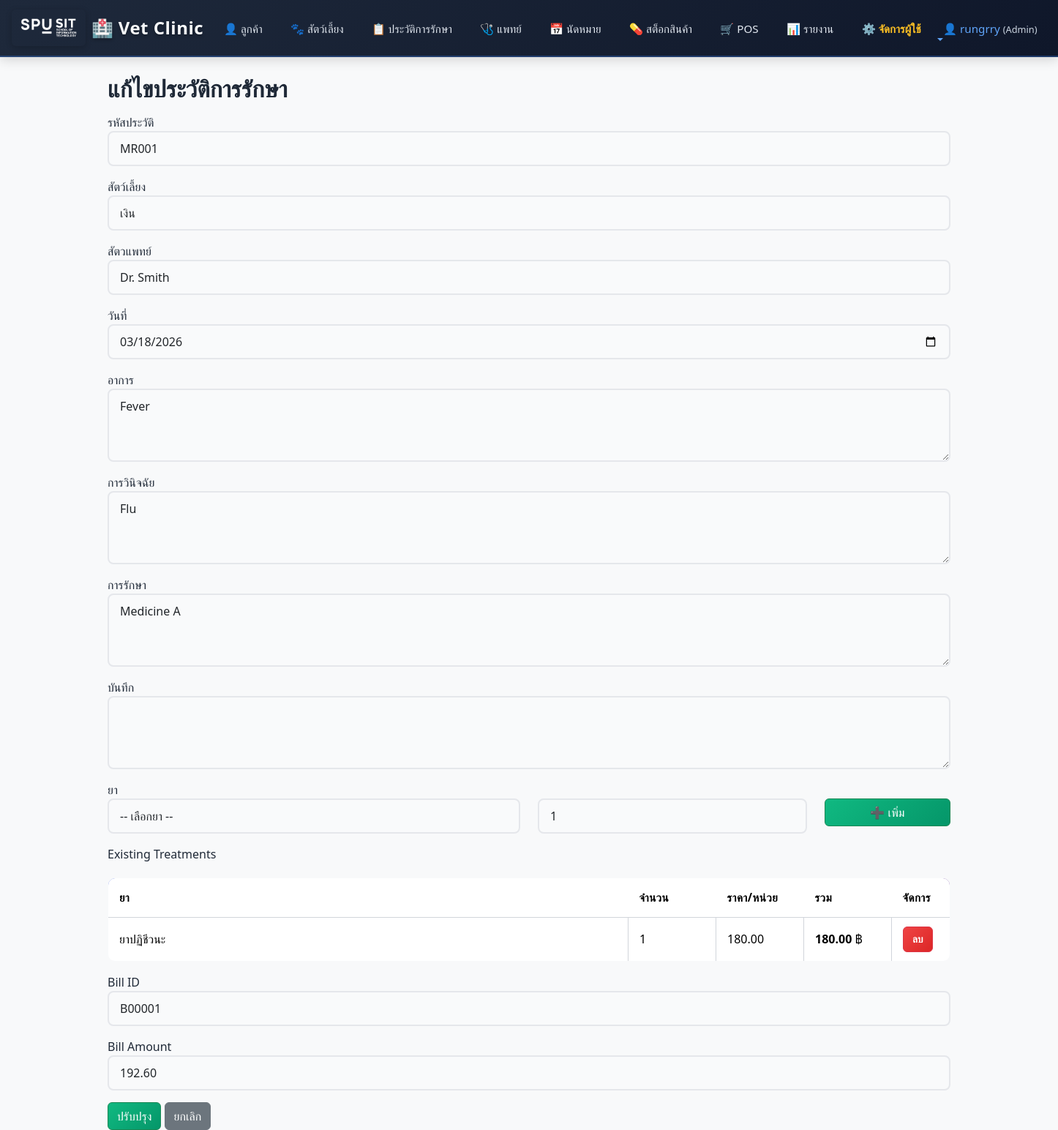
The app's page /medical_records/edit/MR001/ (signed in) with its own data.
### myapp/models.py (models this page shows)
class MedicalRecords(models.Model):
    record_id = models.CharField(primary_key=True, max_length=6)
    pet = models.ForeignKey('Pets', models.DO_NOTHING)
    vet = models.ForeignKey('Veterinarians', models.DO_NOTHING, blank=True, null=True)
    visit_date = models.DateField(blank=True, null=True)
    symptoms = models.TextField(blank=True, null=True)
    diagnosis = models.TextField(blank=True, null=True)
    treatment = models.TextField(blank=True, null=True)
    class Meta:
        managed = True
        db_table = 'Medical_Records'

class Pets(models.Model):
    pet_id = models.CharField(primary_key=True, max_length=6)
    owner = models.ForeignKey(Owners, models.DO_NOTHING)
    species = models.ForeignKey('Species', models.DO_NOTHING)
    pet_name = models.CharField(max_length=50)
    breed = models.CharField(max_length=50, blank=True, null=True)
    gender = models.CharField(max_length=10, blank=True, null=True)
    birth_date = models.DateField(blank=True, null=True)
    weight = models.DecimalField(max_digits=6, decimal_places=2, blank=True, null=True)
    class Meta:
        managed = True
        db_table = 'Pets'

class Veterinarians(models.Model):
    vet_id = models.CharField(primary_key=True, max_length=6)
    vet_name = models.CharField(max_length=100)
    specialization = models.CharField(max_length=100, blank=True, null=True)
    phone = models.CharField(max_length=15, blank=True, null=True)
    class Meta:
        managed = True
        db_table = 'Veterinarians'

class Treatments(models.Model):
    treatment_id = models.CharField(primary_key=True, max_length=6)
    record = models.ForeignKey(MedicalRecords, models.DO_NOTHING)
    medicine = models.ForeignKey(Medicines, models.DO_NOTHING)
    quantity = models.IntegerField(blank=True, null=True)
    instruction = models.CharField(max_length=255, blank=True, null=True)
    class Meta:
        managed = True
        db_table = 'Treatments'

class Medicines(models.Model):
    TYPE_CHOICES = [
        ('ยา', 'ยา (Medicines)'),
        ('วัคซีน', 'วัคซีน (Vaccines)'),
        ('อาหารสัตว์', 'อาหารสัตว์ (Pet Food)'),
        ('อาหารเสริม', 'อาหารเสริม (Supplements)'),
        ('ผลิตภัณฑ์ดูแลสัตว์', 'ผลิตภัณฑ์ดูแลสัตว์ (Pet Care)'),
        ('อุปกรณ์สัตว์เลี้ยง', 'อุปกรณ์สัตว์เลี้ยง (Accessories)'),
    ]
    medicine_id = models.CharField(primary_key=True, max_length=6)
    supplier = models.ForeignKey('Suppliers', models.DO_NOTHING)
    medicine_name = models.CharField(max_length=100)
    type = models.CharField(max_length=50, choices=TYPE_CHOICES, blank=True, null=True)
    price = models.DecimalField(max_digits=10, decimal_places=2, blank=True, null=True)
    class Meta:
        managed = True
        db_table = 'Medicines'

class Bills(models.Model):
    bill_id = models.CharField(primary_key=True, max_length=6)
    record = models.ForeignKey('MedicalRecords', models.DO_NOTHING)
    payment_method = models.ForeignKey('PaymentMethod', models.DO_NOTHING, blank=True, null=True)
    bill_date = models.DateField(blank=True, null=True)
    total_amount = models.DecimalField(max_digits=10, decimal_places=2, blank=True, null=True)
    paid_amount = models.DecimalField(max_digits=10, decimal_places=2, blank=True, null=True)
    class Meta:
        managed = True
        db_table = 'Bills'

### myapp/views.py (the view, shortened to what this page needs)
# urls.py: path('medical_records/edit/<str:id>/', views.edit_medical_record, name='edit_medical_record'),
@login_required
def edit_medical_record(request, id):
    record = get_object_or_404(MedicalRecords, pk=id)
    error = None
    bill = Bills.objects.filter(record=record).first()
    bill_is_paid = bill and bill.paid_amount and Decimal(str(bill.paid_amount)) > 0
    if bill_is_paid and request.method == "POST":
        return render(request, 'error_delete.html', {
            'error_title': '❌ ไม่สามารถแก้ไขได้',
            'error_message': 'ประวัติการรักษานี้ได้ชำระเงินแล้ว',
            'error_reason': 'เพื่อป้องกันความผิดพลาดทางการเงิน ระบบไม่อนุญาตให้แก้ไขประวัติการรักษาที่ได้ชำระเงินแล้ว'
        })
    bill = Bills.objects.filter(record=record).first()
    treatments = Treatments.objects.filter(record=record).select_related('medicine')
    medicines = list(Medicines.objects.all())
    stock_by_med = {
        s.medicine_id: (s.quantity or 0)
        for s in MedicineStock.objects.filter(medicine_id__in=[m.medicine_id for m in medicines])
    }
    for m in medicines:
        m.current_stock = stock_by_med.get(m.medicine_id, 0)
    medicines = [m for m in medicines if m.current_stock > 0]
    total_stock = MedicineStock.objects.aggregate(total=Sum('quantity'))['total'] or 0
    return render(request, 'edit_medical_record.html', {
        'record': record,
        'pet': Pets.objects.all(),
        'vets': Veterinarians.objects.all(),
        'medicines': medicines,
        'total_stock': total_stock,
        'bill': bill,
        'bill_is_paid': bill_is_paid,
        'treatments': treatments,
        'error': error
    })

### myapp/context_processors.py (called while the page is built, shortened)
def user_role(request):
    role = None
    if request.user.is_authenticated:
        if request.user.is_superuser:
            role = 'admin'
    return {'user_role': role}

### myapp/templatetags/dict_extras.py (called while the page is built)
@register.filter
def mul(value, arg):
    try:
        return float(value) * float(arg)
    except (ValueError, TypeError):
        return 0

### myapp/templates/edit_medical_record.html (shortened to what this page needs)
{% extends 'base.html' %}
{% load dict_extras %}
{% block content %}
<div class="container mt-4">
<h2>แก้ไขประวัติการรักษา</h2>
<form method="POST" {% if bill_is_paid %}style="pointer-events: none; opacity: 0.6;"{% endif %}>
<div class="mb-3">
<label>รหัสประวัติ</label>
<input type="text" name="record_id" class="form-control" value="{{ record.record_id }}" readonly>
</div>
<div class="mb-3">
<label>สัตว์เลี้ยง</label>
<select name="pet" class="form-control">
{% for p in pet %}
<option value="{{ p.pet_id }}" {% if record.pet.pet_id == p.pet_id %}selected{% endif %}>{{ p.pet_name }}</option>
{% endfor %}
</select>
</div>
<div class="mb-3">
<label>สัตวแพทย์</label>
<select name="veterinarian" class="form-control">
{% for v in vets %}
<option value="{{ v.vet_id }}" {% if record.vet and record.vet.vet_id == v.vet_id %}selected{% endif %}>{{ v.vet_name }}</option>
{% endfor %}
</select>
</div>
<div class="mb-3">
<label>วันที่</label>
<input type="date" name="visit_date" class="form-control"
value="{{ record.visit_date|date:'Y-m-d' }}">
</div>
<div class="mb-3">
<label>อาการ</label>
<textarea name="symptoms" class="form-control" placeholder="บรรยายอาการของสัตว์เลี้ยง...">{{ record.symptoms }}</textarea>
</div>
<div class="mb-3">
<label>การวินิจฉัย</label>
<textarea name="diagnosis" class="form-control">{{ record.diagnosis }}</textarea>
</div>
<div class="mb-3">
<label>การรักษา</label>
<textarea name="treatment" class="form-control">{{ record.treatment }}</textarea>
</div>
<div class="mb-3">
<label>บันทึก</label>
<textarea name="notes" class="form-control">{{ record.notes }}</textarea>
</div>
<div class="mb-3">
<label>ยา</label>
<div class="row mb-2">
  <div class="col-md-6">
    <select id="medicineSelect" class="form-control">
    <option value="">-- เลือกยา --</option>
    </select>
  </div>
  <div class="col-md-4">
    <input type="number" id="medicineQty" min="1" class="form-control" placeholder="จำนวน" value="1">
  </div>
  <div class="col-md-2">
    <button type="button" class="btn btn-success w-100" onclick="addMedicineRow()">➕ เพิ่ม</button>
  </div>
</div>
</div>
<div class="mb-3">
<label>Existing Treatments</label>
<table class="table table-sm table-bordered">
<thead><tr><th>ยา</th><th style="width: 120px;">จำนวน</th><th style="width: 120px;">ราคา/หน่วย</th><th style="width: 120px;">รวม</th><th style="width: 80px;">จัดการ</th></tr></thead>
<tbody id="treatmentsListExisting">
{% for t in treatments %}
<tr>
<td>{{ t.medicine.medicine_name }}</td>
<td>{{ t.quantity }}</td>
<td>{{ t.medicine.price|floatformat:2 }}</td>
<td><strong>{{ t.quantity|mul:t.medicine.price|floatformat:2 }}</strong> ฿</td>
<td><a href="javascript:void(0)" onclick="confirmDelete('{% url 'remove_treatment' record.record_id t.treatment_id %}')" class="btn btn-danger btn-sm">ลบ</a></td>
</tr>
{% empty %}
<tr><td colspan="5" class="text-center text-muted">ยังไม่มีการรักษา</td></tr>
{% endfor %}
</tbody>
</table>
</div>
{% if bill %}
<div class="mb-3">
<label>Bill ID</label>
<input type="text" class="form-control" value="{{ bill.bill_id }}" readonly>
</div>
<div class="mb-3">
<label>Bill Amount</label>
<input type="text" class="form-control" value="{{ bill.total_amount }}" readonly>
</div>
{% endif %}
{% if bill_is_paid %}
<button class="btn btn-success" disabled title="ไม่สามารถแก้ไขได้ เนื่องจากบิลนี้ได้ชำระเงินแล้ว">ปรับปรุง (ถูกล็อก)</button>
{% else %}
<button class="btn btn-success">ปรับปรุง</button>
{% endif %}
<a href="/medical_records/" class="btn btn-secondary">ยกเลิก</a>
</form>
</div>
{% endblock %}

### myapp/templates/base.html (shortened to what this page needs)
<!DOCTYPE html>
<html>
<head>
    {% load static %}
    <link href="https://cdn.jsdelivr.net/npm/bootstrap@5.3.2/dist/css/bootstrap.min.css" rel="stylesheet">
    <link rel="stylesheet" href="{% static 'css/style.css' %}">
</head>
<body class="bg-light">
<nav class="navbar navbar-expand-lg navbar-dark" style="background: linear-gradient(135deg, #1e293b 0%, #0f172a 100%); border-bottom: 2px solid rgba(59, 130, 246, 0.3); box-shadow: 0 4px 15px rgba(0, 0, 0, 0.15);">
<div class="container">
<a class="navbar-brand" href="/">
    <img src="/media/Logo%20SPU%20SIT_White.png" alt="True Friend Vet Clinic Logo">
    <span>🏥 Vet Clinic</span>
</a>
<div class="collapse navbar-collapse" id="mainNav">
<ul class="navbar-nav me-auto mb-2 mb-lg-0">
<li class="nav-item"><a class="nav-link" href="/owners">👤 ลูกค้า</a></li>
<li class="nav-item"><a class="nav-link" href="/pets">🐾 สัตว์เลี้ยง</a></li>
<li class="nav-item"><a class="nav-link" href="/medical_records">📋 ประวัติการรักษา</a></li>
<li class="nav-item"><a class="nav-link" href="/vets">🩺 แพทย์</a></li>
<li class="nav-item"><a class="nav-link" href="/appointments">📅 นัดหมาย</a></li>
<li class="nav-item"><a class="nav-link" href="/medicines">💊 สต็อกสินค้า</a></li>
<li class="nav-item"><a class="nav-link" href="/pos">🛒 POS</a></li>
<li class="nav-item"><a class="nav-link" href="/reports">📊 รายงาน</a></li>
{% if user.is_superuser or user.is_staff %}
<li class="nav-item"><a class="nav-link" href="{% url 'user_list' %}" style="color: #fbbf24 !important; font-weight: bold;">⚙️ จัดการผู้ใช้</a></li>
{% endif %}
</ul>
<ul class="navbar-nav ms-auto">
<li class="nav-item dropdown">
<a class="nav-link dropdown-toggle" href="#" id="userDropdown" role="button" data-bs-toggle="dropdown" aria-expanded="false" style="color: #60a5fa !important;">
👤 {{ user.username }}
{% if user_role %}
  <span style="font-size:0.8rem; color: #cbd5e1;">({{ user_role|title }})</span>
{% endif %}
</a>
</li>
</ul>
</div>
</div>
</nav>
<div class="container mt-4">
{% block content %}
{% endblock %}
</div>
</body>
</html>

### myapp/static/css/style.css (style rules this page uses)
body { background: #f5f7fb; color: #1f2937; }
.card, .table { border-radius: 0.65rem; }
.table thead { background: #2b6cb0; color: #fff; }
.navbar-nav .nav-link { color: #e2e8f0 !important; margin-right: 0.4rem; }
.navbar-brand { color: #f8fafc !important; font-weight: 700; letter-spacing: 0.4px; }
body { animation: fadeInBody 0.5s ease-in-out; }
.btn { transition: all 0.3s cubic-bezier(0.34, 1.56, 0.64, 1); position: relative; overflow: hidden; }
.btn::before { content: ''; position: absolute; top: 50%; left: 50%; width: 0; height: 0; border-radius: 50%; background: rgba(255, 255, 255, 0.3); transform: translate(-50%, -50%); transition: width 0.6s, height 0.6s; pointer-events: none; }
.btn-success { background: linear-gradient(135deg, #10b981, #059669) !important; }
.btn-danger { background: linear-gradient(135deg, #ef4444, #dc2626) !important; }
.form-control, .form-select { transition: all 0.3s ease; border: 2px solid #e5e7eb; background-color: #fafbfc; }
.form-control::placeholder { color: #9ca3af; font-weight: 500; }
a { transition: all 0.2s ease; }
.table { transition: all 0.3s ease; }
.table tbody tr { transition: all 0.2s ease; border-bottom: 1px solid #f0f0f0; }
.navbar { background: linear-gradient(135deg, #1e293b, #0f172a) !important; box-shadow: 0 4px 15px rgba(0, 0, 0, 0.1); animation: slideInNavbar 0.5s ease-out; }
.navbar-nav .nav-link { transition: all 0.3s ease !important; position: relative; padding-bottom: 5px !important; }
.navbar-nav .nav-link::after { content: ''; position: absolute; bottom: 0; left: 0; width: 0; height: 2px; background: linear-gradient(90deg, #3b82f6, #60a5fa); transition: width 0.3s ease; }
h2, h3, h4 { color: #1f2937; font-weight: 700; margin-bottom: 15px; }
.table { margin-top: 20px; border-radius: 0.65rem; overflow: hidden; }
.table thead { background: linear-gradient(135deg, #667eea 0%, #764ba2 100%); color: white; font-weight: 600; }
.table thead th { border: none; padding: 15px; font-size: 0.95rem; text-transform: uppercase; letter-spacing: 0.5px; }
.table tbody td { vertical-align: middle; padding: 12px 15px; border-color: #e5e7eb; }
.table tbody tr { transition: all 0.2s ease; }
.table tbody tr:nth-child(odd) { background-color: #fafbff; }
.table.table-bordered { border: 1px solid #d1d5db; }
.table.table-bordered td, .table.table-bordered th { border-color: #d1d5db; }
.btn-sm { padding: 6px 12px; font-size: 0.85rem; border-radius: 6px; font-weight: 600; transition: all 0.2s ease; }
.mb-3 { margin-bottom: 20px; }
.form-control, .form-select { border: 2px solid #e5e7eb; border-radius: 8px; padding: 10px 15px; font-size: 1rem; transition: all 0.3s ease; background-color: #f9fafb; }
.form-control::placeholder { color: #9ca3af; }
textarea.form-control { resize: vertical; min-height: 100px; }

### myapp/templates/base.html (style rules this page uses)
.navbar-brand { display: inline-flex; align-items: center; gap: 0.5rem; font-size: 1.5rem; font-weight: 700; letter-spacing: 0.5px; text-shadow: 0 2px 4px rgba(0, 0, 0, 0.3); animation: glow 2s ease-in-out infinite; }
.navbar-brand img { max-height: 50px; width: auto; border-radius: 0.35rem; box-shadow: 0 2px 8px rgba(0, 0, 0, 0.2); }
.container { max-width: 1200px; }
.navbar .container { max-width: 100%; width: 100%; padding-left: 1rem; padding-right: 1rem; }
.navbar-nav { gap: 0.5rem; }
.nav-link { white-space: nowrap; font-size: 0.95rem; padding: 0.5rem 0.75rem !important; }

### records on screen
MedicalRecords: record_id "MR001", pet "เงิน", veterinarian "Dr. Smith", visit_date "03/18/2026", symptoms "Fever", diagnosis "Flu", treatment "Medicine A"
Treatments: medicine.medicine_name "ยาปฏิชีวนะ", quantity "1", medicine.price "180.00", quantity|mul "180.00"
Bills: bill_id "B00001", total_amount "192.60"

### other values on screen
{{ user.username }} "rungrry"
{{ user_role|title }} "Admin"
